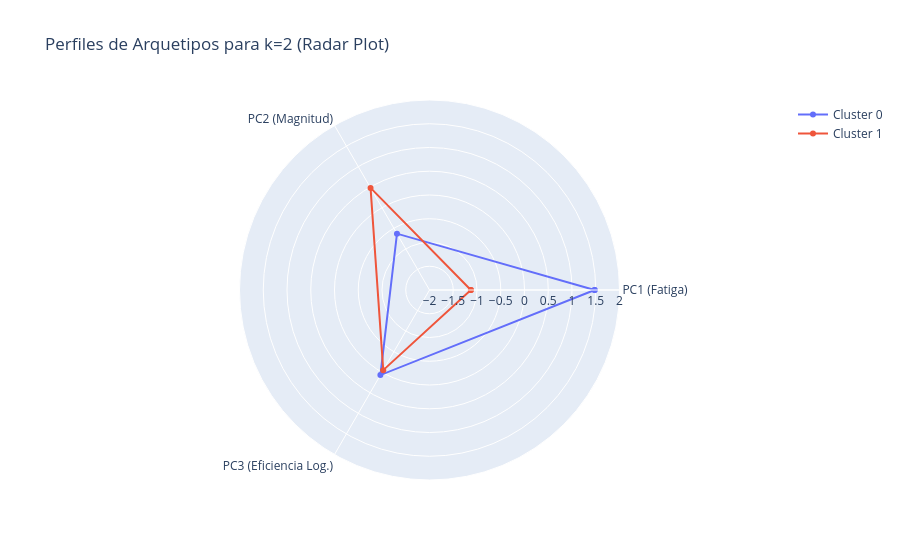
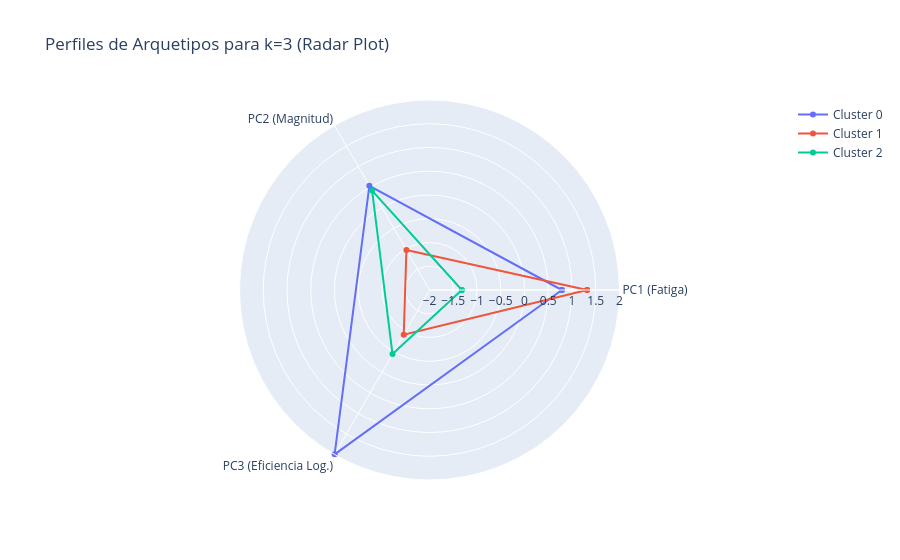
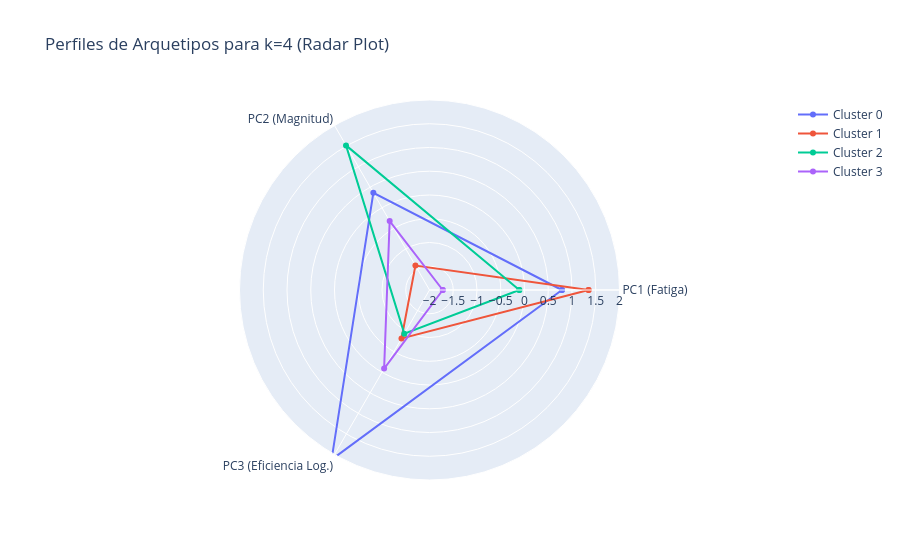
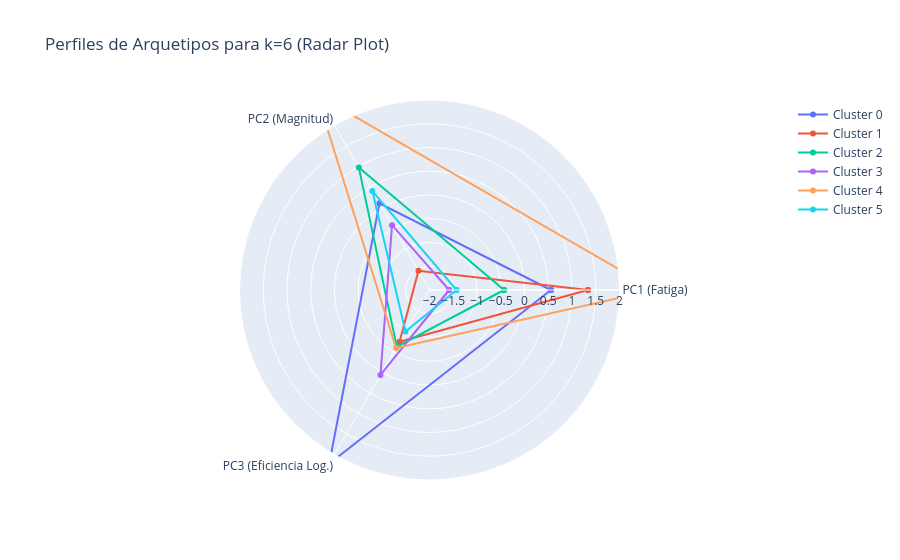

Here is the notebook cell these charts were saved with, in order:
### Markdown cell above
### 🔬 **ANÁLISIS FORENSE DEL CLUSTER ANÓMALO (ID: 2)**

El algoritmo ha aislado dos observaciones en un cluster propio, indicando que son matemáticamente distintas del resto del `dataset`. Una investigación manual revela la causa raíz:

*   **`OF00271` - El "Salto Temporal":** Esta oferta fue incorrectamente asignada a la sesión `SID0005-1`. En realidad, representa el inicio de una nueva sub-sesión tras una pausa de dos horas. Esto causa que su `session_progress_ratio` sea anómalamente alto (0.99), creando una firma de datos contradictoria ("Inicio de trabajo" con "Fatiga de fin de turno").
    *   **Acción:** Se registra como **Deuda Técnica (`TD-CLUSTER-01`)** para una futura corrección de la etiqueta de sesión en la fuente.

*   **`OF01308` - La "Paradoja de la Reserva":** Esta oferta está involucrada en una secuencia de reserva, donde la cronología de aceptación y ejecución no es lineal. Esto crea un patrón de estado y tiempo único que el algoritmo no ha visto en ningún otro lugar.
    *   **Acción:** Se confirma que es un caso de borde genuino y correctamente capturado.

**Conclusión:** K-Means ha funcionado como un **sistema de detección de anomalías**, validando su sensibilidad a las corrupciones de datos y a los patrones operativos únicos. Para el análisis de arquetipos generales, este cluster será ignorado.

### Code cell
# ==============================================================================
# CELL 5: THE K-EXPLORER (Comparing Cluster Universes)
# ==============================================================================
import plotly.graph_objects as go
from plotly.subplots import make_subplots

def plot_cluster_profiles(k, X_pca_data, df_full_data):
    """
    Runs KMeans for a given k and generates both PCA and Original Feature profiles.
    """
    # Run KMeans
    kmeans = KMeans(n_clusters=k, random_state=42, n_init='auto')
    labels = kmeans.fit_predict(X_pca_data)

    # Create temp dataframes
    df_pca_temp = pd.DataFrame(X_pca_data[:, :5], columns=['PC1', 'PC2', 'PC3', 'PC4', 'PC5'])
    df_pca_temp['cluster'] = labels
    df_full_temp = df_full_data.copy()
    df_full_temp['cluster'] = labels

    # --- 1. PCA Profile (The Radar Plot) ---
    profiles_pca = df_pca_temp.groupby('cluster')[['PC1', 'PC2', 'PC3']].mean()

    fig = go.Figure()
    categories = ['PC1 (Fatiga)', 'PC2 (Magnitud)', 'PC3 (Eficiencia Log.)']

    for i, row in profiles_pca.iterrows():
        fig.add_trace(go.Scatterpolar(
            r=[row['PC1'], row['PC2'], row['PC3'], row['PC1']], # Close the loop
            theta=categories + [categories[0]],
            name=f'Cluster {i}'
        ))

    fig.update_layout(
        polar=dict(radialaxis=dict(visible=True, range=[-2, 2])),
        title=f'Perfiles de Arquetipos para k={k} (Radar Plot)',
        showlegend=True
    )
    fig.show()

    # --- 2. Original Features Profile (The Validation Table) ---
    validation_features = [
        'cluster', 'log_upfront_fare', 'est_trip_time_sec', 'log_time_to_pickup_sec',
        'session_progress_ratio', 'log_offer_density_10sec', 'is_surge',
        'eph_operational_index', 'eph_complete_index_ML'
    ]
    # Re-run the fusion logic to get transformed columns
    cols_to_transform = ['upfront_fare', 'time_to_pickup_sec', 'offer_density_10sec', 'traffic_index_base_120']
    transformed_cols = [f'log_{c}' for c in cols_to_transform]
    df_transformed_features = X_final[transformed_cols].copy()
    df_transformed_features.index = df_full_temp.index
    df_full_transformed_temp = df_full_temp.drop(columns=cols_to_transform, errors='ignore')
    df_full_transformed_temp = df_full_transformed_temp.join(df_transformed_features)

    profiles_orig = df_full_transformed_temp[validation_features].groupby('cluster').mean()
    profiles_orig['size'] = df_full_transformed_temp['cluster'].value_counts()

    display(Markdown(f"### 🕵️♂️ Perfil Detallado para k={k}"))
    display(profiles_orig.sort_values('size', ascending=False))


# --- INTERACTIVE EXPLORATION ---
# Change the value in test_ks to explore different universes
test_ks = [2, 3, 4, 6]

for k_val in test_ks:
    plot_cluster_profiles(k_val, X_pca, df_full)

### Figure 1 — Plotly figure (JSON) as saved in the notebook; plotly's stock layout.template omitted (floating-point values rounded to 4 significant figures)
{"data": [{"name": "Cluster 0", "r": [1.477, -0.6304, 0.06799, 1.477], "theta": ["PC1 (Fatiga)", "PC2 (Magnitud)", "PC3 (Eficiencia Log.)", "PC1 (Fatiga)"], "type": "scatterpolar"}, {"name": "Cluster 1", "r": [-1.13, 0.4821, -0.052, -1.13], "theta": ["PC1 (Fatiga)", "PC2 (Magnitud)", "PC3 (Eficiencia Log.)", "PC1 (Fatiga)"], "type": "scatterpolar"}], "layout": {"polar": {"radialaxis": {"range": [-2, 2], "visible": true}}, "showlegend": true, "title": {"text": "Perfiles de Arquetipos para k=2 (Radar Plot)"}}}

### Figure 2 — Plotly figure (JSON) as saved in the notebook; plotly's stock layout.template omitted (floating-point values rounded to 4 significant figures)
{"data": [{"name": "Cluster 0", "r": [0.7875, 0.5325, 1.996, 0.7875], "theta": ["PC1 (Fatiga)", "PC2 (Magnitud)", "PC3 (Eficiencia Log.)", "PC1 (Fatiga)"], "type": "scatterpolar"}, {"name": "Cluster 1", "r": [1.318, -1.029, -0.915, 1.318], "theta": ["PC1 (Fatiga)", "PC2 (Magnitud)", "PC3 (Eficiencia Log.)", "PC1 (Fatiga)"], "type": "scatterpolar"}, {"name": "Cluster 2", "r": [-1.319, 0.4168, -0.4425, -1.319], "theta": ["PC1 (Fatiga)", "PC2 (Magnitud)", "PC3 (Eficiencia Log.)", "PC1 (Fatiga)"], "type": "scatterpolar"}], "layout": {"polar": {"radialaxis": {"range": [-2, 2], "visible": true}}, "showlegend": true, "title": {"text": "Perfiles de Arquetipos para k=3 (Radar Plot)"}}}

### Figure 3 — Plotly figure (JSON) as saved in the notebook; plotly's stock layout.template omitted (floating-point values rounded to 4 significant figures)
{"data": [{"name": "Cluster 0", "r": [0.7884, 0.364, 2.124, 0.7884], "theta": ["PC1 (Fatiga)", "PC2 (Magnitud)", "PC3 (Eficiencia Log.)", "PC1 (Fatiga)"], "type": "scatterpolar"}, {"name": "Cluster 1", "r": [1.349, -1.407, -0.8214, 1.349], "theta": ["PC1 (Fatiga)", "PC2 (Magnitud)", "PC3 (Eficiencia Log.)", "PC1 (Fatiga)"], "type": "scatterpolar"}, {"name": "Cluster 2", "r": [-0.1084, 1.515, -0.939, -0.1084], "theta": ["PC1 (Fatiga)", "PC2 (Magnitud)", "PC3 (Eficiencia Log.)", "PC1 (Fatiga)"], "type": "scatterpolar"}, {"name": "Cluster 3", "r": [-1.721, -0.323, -0.08885, -1.721], "theta": ["PC1 (Fatiga)", "PC2 (Magnitud)", "PC3 (Eficiencia Log.)", "PC1 (Fatiga)"], "type": "scatterpolar"}], "layout": {"polar": {"radialaxis": {"range": [-2, 2], "visible": true}}, "showlegend": true, "title": {"text": "Perfiles de Arquetipos para k=4 (Radar Plot)"}}}

### Figure 4 — Plotly figure (JSON) as saved in the notebook; plotly's stock layout.template omitted (floating-point values rounded to 4 significant figures)
{"data": [{"name": "Cluster 0", "r": [0.5572, 0.1074, 2.223, 0.5572], "theta": ["PC1 (Fatiga)", "PC2 (Magnitud)", "PC3 (Eficiencia Log.)", "PC1 (Fatiga)"], "type": "scatterpolar"}, {"name": "Cluster 1", "r": [1.337, -1.535, -0.7408, 1.337], "theta": ["PC1 (Fatiga)", "PC2 (Magnitud)", "PC3 (Eficiencia Log.)", "PC1 (Fatiga)"], "type": "scatterpolar"}, {"name": "Cluster 2", "r": [-0.4299, 0.9753, -0.623, -0.4299], "theta": ["PC1 (Fatiga)", "PC2 (Magnitud)", "PC3 (Eficiencia Log.)", "PC1 (Fatiga)"], "type": "scatterpolar"}, {"name": "Cluster 3", "r": [-1.587, -0.4234, 0.06504, -1.587], "theta": ["PC1 (Fatiga)", "PC2 (Magnitud)", "PC3 (Eficiencia Log.)", "PC1 (Fatiga)"], "type": "scatterpolar"}, {"name": "Cluster 4", "r": [2.74, 2.753, -0.5911, 2.74], "theta": ["PC1 (Fatiga)", "PC2 (Magnitud)", "PC3 (Eficiencia Log.)", "PC1 (Fatiga)"], "type": "scatterpolar"}, {"name": "Cluster 5", "r": [-1.43, 0.4048, -0.9889, -1.43], "theta": ["PC1 (Fatiga)", "PC2 (Magnitud)", "PC3 (Eficiencia Log.)", "PC1 (Fatiga)"], "type": "scatterpolar"}], "layout": {"polar": {"radialaxis": {"range": [-2, 2], "visible": true}}, "showlegend": true, "title": {"text": "Perfiles de Arquetipos para k=6 (Radar Plot)"}}}
